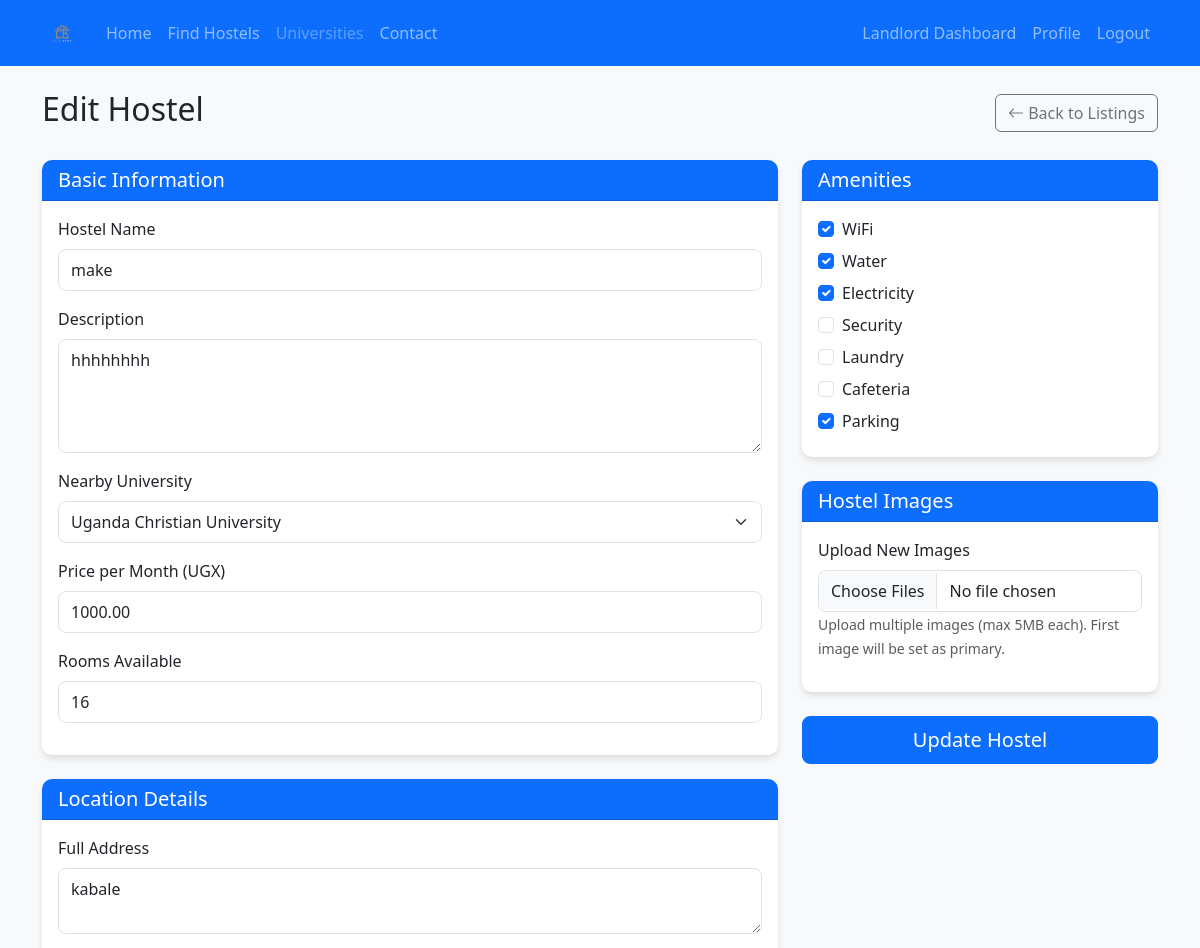
The app's page /listings.php?action=edit&id=5 (signed in, upper part), older data.
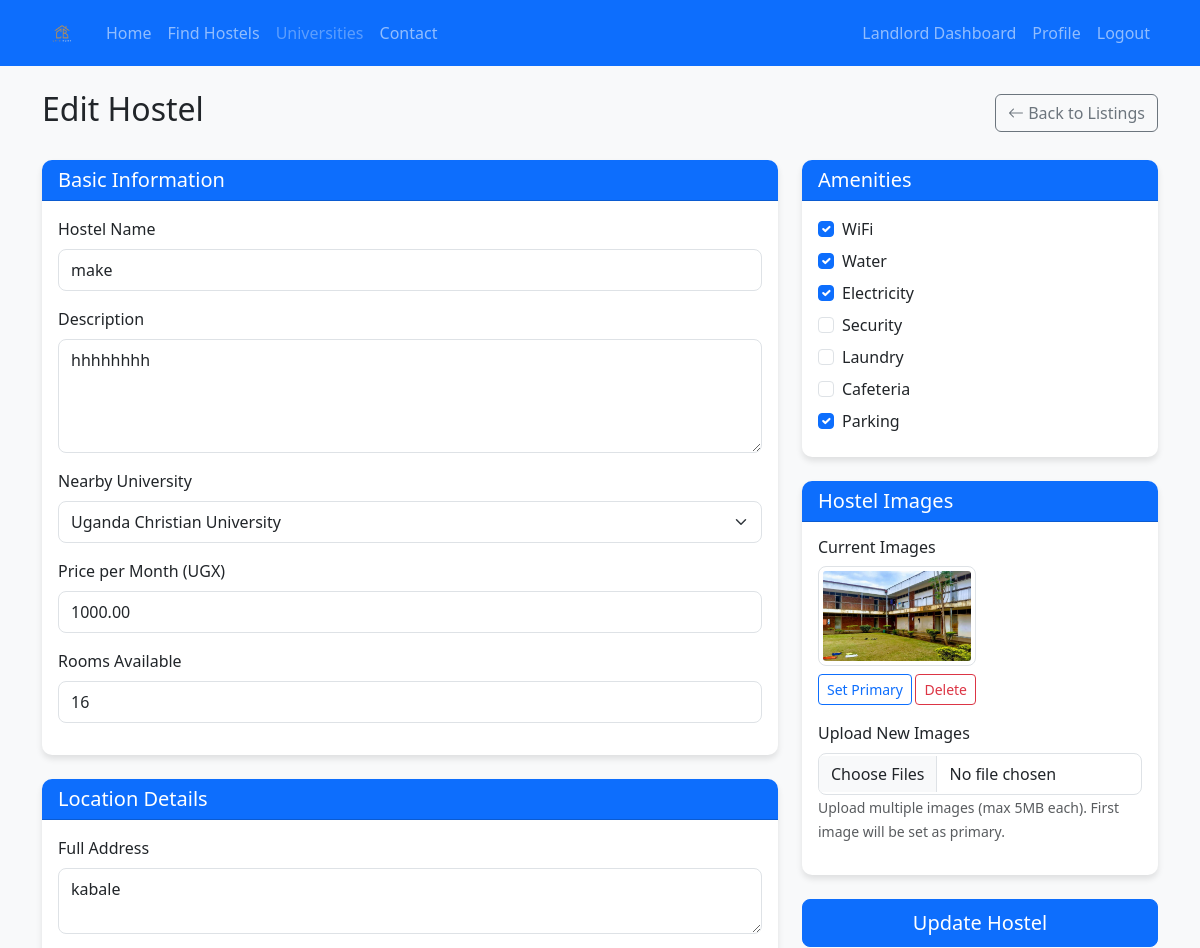
The same page, newer data.
### tables this page shows
CREATE TABLE `hostels` (
  `hostel_id` int(11) NOT NULL,
  `landlord_id` int(11) NOT NULL,
  `name` varchar(100) NOT NULL,
  `description` text DEFAULT NULL,
  `address` text NOT NULL,
  `latitude` decimal(10,8) NOT NULL,
  `longitude` decimal(11,8) NOT NULL,
  `price_per_month` decimal(10,2) NOT NULL,
  `rooms_available` int(11) NOT NULL,
  `university_id` int(11) NOT NULL,
  `distance_to_university` decimal(5,2) DEFAULT NULL,
  `amenities` text DEFAULT NULL,
  `rules` text DEFAULT NULL,
  `created_at` timestamp NOT NULL DEFAULT current_timestamp(),
  `updated_at` timestamp NOT NULL DEFAULT current_timestamp() ON UPDATE current_timestamp()
);

CREATE TABLE `universities` (
  `university_id` int(11) NOT NULL,
  `name` varchar(100) NOT NULL,
  `location` varchar(100) NOT NULL,
  `latitude` decimal(10,8) NOT NULL,
  `longitude` decimal(11,8) NOT NULL,
  `logo` varchar(255) DEFAULT NULL
);

CREATE TABLE `hostel_images` (
  `image_id` int(11) NOT NULL,
  `hostel_id` int(11) NOT NULL,
  `image_path` varchar(255) NOT NULL,
  `is_primary` tinyint(1) DEFAULT 0
);

### functions.php (called while the page is built, shortened)
<?php
require_once __DIR__ . '/db.php';
function get_universities() {
    global $conn;
    $query = "SELECT * FROM universities ORDER BY name";
    $result = $conn->query($query);
    return $result->fetch_all(MYSQLI_ASSOC);
}
function get_hostel_images($hostel_id) {
    global $conn;
    $query = "SELECT * FROM hostel_images WHERE hostel_id = ? ORDER BY is_primary DESC, image_id ASC";
    $stmt = $conn->prepare($query);
    $stmt->bind_param("i", $hostel_id);
    $stmt->execute();
    $result = $stmt->get_result();
    $images = [];
    while ($row = $result->fetch_assoc()) {
        $images[] = $row;
    }
    return $images;
}
?>

### listings.php (the view, shortened to what the changed rows need)
<?php
require_once __DIR__ . '/header.php';
$action = $_GET['action'] ?? 'list';
$hostel_id = $_GET['id'] ?? null;
global $conn;
$query = "SELECT h.*, u.name AS university_name
        FROM hostels h
        JOIN universities u ON h.university_id = u.university_id
        WHERE h.landlord_id = ?
        ORDER BY h.created_at DESC";
$stmt = $conn->prepare($query);
$stmt->bind_param("i", $_SESSION['user_id']);
$stmt->execute();
$hostels = $stmt->get_result()->fetch_all(MYSQLI_ASSOC);
$hostel = null;
$images = [];
$amenities_list = ['WiFi', 'Water', 'Electricity', 'Security', 'Laundry', 'Cafeteria', 'Parking'];
if ($action === 'edit' && $hostel_id) {
    $query = "SELECT * FROM hostels WHERE hostel_id = ? AND landlord_id = ?";
    $stmt = $conn->prepare($query);
    $stmt->bind_param("ii", $hostel_id, $_SESSION['user_id']);
    $stmt->execute();
    $hostel = $stmt->get_result()->fetch_assoc();
    $images = get_hostel_images($hostel_id);
}
?>
<?php if ($action === 'list'): ?>
    <div class="d-flex justify-content-between align-items-center mb-4">
        <h2>My Hostel Listings</h2>
        <a href="listings.php?action=create" class="btn btn-primary">
            <i class="bi bi-plus-circle"></i> Add New Hostel
        </a>
    </div>
    <?php if (empty($hostels)): ?>
        <div class="alert alert-info">
            You haven't listed any hostels yet. <a href="listings.php?action=create">Add your first hostel</a> to get started.
        </div>
    <?php else: ?>
        <div class="table-responsive">
            <table class="table table-striped table-hover">
                <thead>
                    <tr>
                        <th>Hostel Name</th>
                        <th>University</th>
                        <th>Price</th>
                        <th>Rooms</th>
                        <th>Distance</th>
                        <th>Status</th>
                        <th>Actions</th>
                    </tr>
                </thead>
                <tbody>
                    <?php foreach ($hostels as $h):
                        $amenities = json_decode($h['amenities'], true) ?? [];
                        $primary_image = get_hostel_images($h['hostel_id']);
                        $primary_image_path = !empty($primary_image) ? '/uploads/hostel_images/' . $primary_image[0]['image_path'] : 'assets/images/hostel-placeholder.jpg';
                    ?>
                        <tr>
                            <td>
                                <div class="d-flex align-items-center">
                                    <img src="<?php echo $primary_image_path; ?>" class="rounded me-3" width="60" height="60" alt="<?php echo htmlspecialchars($h['name']); ?>">
                                    <div>
                                        <strong><?php echo htmlspecialchars($h['name']); ?></strong><br>
                                        <small class="text-muted"><?php echo date('M j, Y', strtotime($h['created_at'])); ?></small>
                                    </div>
                                </div>
                            </td>
                            <td><?php echo htmlspecialchars($h['university_name']); ?></td>
                            <td class="text-success">UGX <?php echo number_format($h['price_per_month']); ?></td>
                            <td><?php echo $h['rooms_available']; ?></td>
                            <td><?php echo round($h['distance_to_university'], 1); ?> km</td>
                            <td>
                                <span class="badge bg-success">Active</span>
                            </td>
                            <td>
                                <a href="hostel-details.php?id=<?php echo $h['hostel_id']; ?>" class="btn btn-sm btn-outline-primary" target="_blank">
                                    <i class="bi bi-eye"></i>
                                </a>
                                <a href="listings.php?action=edit&id=<?php echo $h['hostel_id']; ?>" class="btn btn-sm btn-outline-secondary">
                                    <i class="bi bi-pencil"></i>
                                </a>
                                <a href="listings.php?action=delete&id=<?php echo $h['hostel_id']; ?>" class="btn btn-sm btn-outline-danger" onclick="return confirm('Are you sure you want to delete this hostel?');">
                                    <i class="bi bi-trash"></i>
                                </a>
                            </td>
                        </tr>
                    <?php endforeach; ?>
                </tbody>
            </table>
        </div>
    <?php endif; ?>
<?php elseif ($action === 'create' || $action === 'edit'): ?>
    <div class="d-flex justify-content-between align-items-center mb-4">
        <h2><?php echo $action === 'create' ? 'Add New Hostel' : 'Edit Hostel'; ?></h2>
        <a href="listings.php" class="btn btn-outline-secondary">
            <i class="bi bi-arrow-left"></i> Back to Listings
        </a>
    </div>
    <form method="POST" action="listings.php?action=<?php echo $action; ?><?php echo $hostel_id ? '&id='.$hostel_id : ''; ?>" enctype="multipart/form-data">
        <div class="row">
            <div class="col-md-8">
                <div class="card mb-4">
                    <div class="card-header bg-primary text-white">
                        <h5 class="mb-0">Basic Information</h5>
                    </div>
                    <div class="card-body">
                        <div class="mb-3">
                            <label for="name" class="form-label">Hostel Name</label>
                            <input type="text" class="form-control" id="name" name="name"
                            value="<?php echo htmlspecialchars($hostel['name'] ?? ''); ?>" required>
                        </div>
                        <div class="mb-3">
                            <label for="description" class="form-label">Description</label>
                            <textarea class="form-control" id="description" name="description" rows="4" required><?php
                                echo htmlspecialchars($hostel['description'] ?? '');
                            ?></textarea>
                        </div>
                        <div class="mb-3">
                            <label for="university_id" class="form-label">Nearby University</label>
                            <select class="form-select" id="university_id" name="university_id" required>
                                <?php foreach (get_universities() as $university): ?>
                                    <option value="<?php echo $university['university_id']; ?>"
                                        <?php echo (isset($hostel['university_id']) && $hostel['university_id'] == $university['university_id']) ? 'selected' : ''; ?>>
                                        <?php echo htmlspecialchars($university['name']); ?>
                                    </option>
                                <?php endforeach; ?>
                            </select>
                        </div>
                        <div class="mb-3">
                            <label for="price" class="form-label">Price per Month (UGX)</label>
                            <input type="number" class="form-control" id="price" name="price" min="0" step="1000"
                            value="<?php echo htmlspecialchars($hostel['price_per_month'] ?? ''); ?>" required>
                        </div>
                        <div class="mb-3">
                            <label for="rooms" class="form-label">Rooms Available</label>
                            <input type="number" class="form-control" id="rooms" name="rooms" min="1"
                                value="<?php echo htmlspecialchars($hostel['rooms_available'] ?? '1'); ?>" required>
                        </div>
                    </div>
                </div>
                <div class="card mb-4">
                    <div class="card-header bg-primary text-white">
                        <h5 class="mb-0">Location Details</h5>
                    </div>
                    <div class="card-body">
                        <div class="mb-3">
                            <label for="address" class="form-label">Full Address</label>
                            <textarea class="form-control" id="address" name="address" rows="2" required><?php
                                echo htmlspecialchars($hostel['address'] ?? '');
                            ?></textarea>
                        </div>
                    </div>
                </div>
            </div>
            <div class="col-md-4">
                <div class="card mb-4">
                    <div class="card-header bg-primary text-white">
                        <h5 class="mb-0">Amenities</h5>
                    </div>
                    <div class="card-body">
                        <?php
                        $current_amenities = isset($hostel['amenities']) ? json_decode($hostel['amenities'], true) : [];
                        ?>
                        <?php foreach ($amenities_list as $amenity): ?>
                            <div class="form-check mb-2">
                                <input class="form-check-input" type="checkbox" name="amenities[]"
                                    id="amenity_<?php echo strtolower($amenity); ?>" value="<?php echo $amenity; ?>"
                                    <?php echo in_array($amenity, $current_amenities) ? 'checked' : ''; ?>>
                                <label class="form-check-label" for="amenity_<?php echo strtolower($amenity); ?>">
                                    <?php echo $amenity; ?>
                                </label>
                            </div>
                        <?php endforeach; ?>
                    </div>
                </div>
                <div class="card mb-4">
                    <div class="card-header bg-primary text-white">
                        <h5 class="mb-0">Hostel Images</h5>
                    </div>
                    <div class="card-body">
                        <?php if ($action === 'edit' && !empty($images)): ?>
                            <div class="mb-3">
                                <h6>Current Images</h6>
                                <div class="row g-2">
                                    <?php foreach ($images as $image): ?>
                                        <div class="col-6">
                                            <div class="position-relative">
                                                <img src="/uploads/hostel_images/<?php echo htmlspecialchars($image['image_path']); ?>"
                                                    class="img-thumbnail w-100 mb-2" style="height: 100px; object-fit: cover;">
                                                <div class="d-flex justify-content-between">
                                                    <?php if ($image['is_primary']): ?>
                                                        <span class="badge bg-success">Primary</span>
                                                    <?php else: ?>
                                                        <form method="POST" action="listings.php?action=set_primary_image&id=<?php echo $hostel_id; ?>" class="d-inline">
                                                            <button type="submit" class="btn btn-sm btn-outline-primary">Set Primary</button>
                                                        </form>
                                                    <?php endif; ?>
                                                    <form method="POST" action="listings.php?action=delete_image&id=<?php echo $hostel_id; ?>" class="d-inline">
                                                        <button type="submit" class="btn btn-sm btn-outline-danger" onclick="return confirm('Are you sure you want to delete this image?');">Delete</button>
                                                    </form>
                                                </div>
                                            </div>
                                        </div>
                                    <?php endforeach; ?>
                                </div>
                            </div>
                        <?php endif; ?>
                        <div class="mb-3">
                            <label for="images" class="form-label">Upload New Images</label>
                            <input type="file" class="form-control" id="images" name="images[]" multiple accept="image/*">
                            <small class="text-muted">Upload multiple images (max 5MB each). First image will be set as primary.</small>
                        </div>
                    </div>
                </div>
                <div class="d-grid">
                    <button type="submit" class="btn btn-primary btn-lg">
                        <?php echo $action === 'create' ? 'Create Hostel' : 'Update Hostel'; ?>
                    </button>
                </div>
            </div>
        </div>
    </form>
<?php endif; ?>
<?php require_once __DIR__ . '/footer.php'; ?>

Row changes from the older to the newer data that the page shows:
added hostel_images: image_path (picture)
Text that changed along with them:
text now shown: "Current Images"
